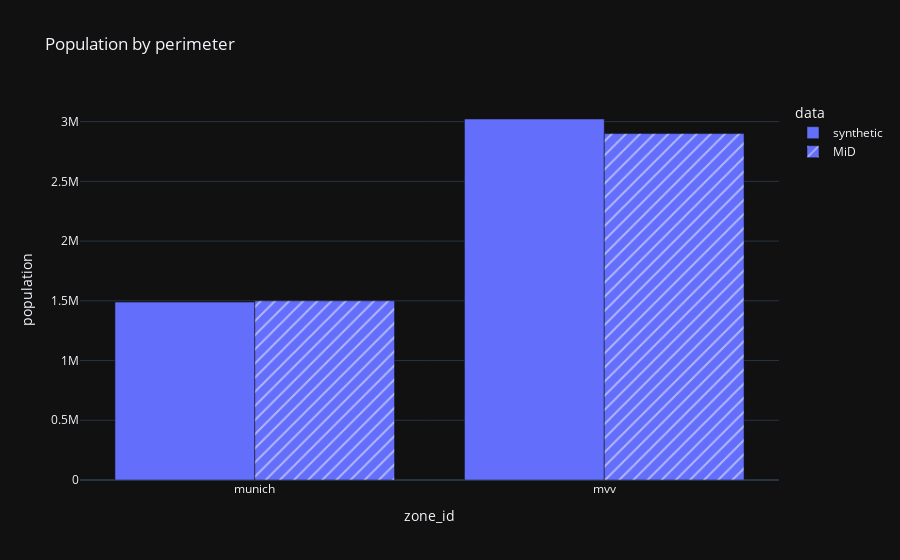

Write notebook code for a chart like this one.
### Markdown cell above
### Total population

Extracted from Chapter 1

### Code cell
df = home_zones(df_persons[["household_id"]], ["mvv", "munich"]).groupby(
    "zone_id").size().reset_index(name = "population").assign(data = "synthetic")
df["population"] /= sampling_factor

df = pd.concat([df, pd.DataFrame.from_records([
    { "zone_id": "mvv", "population": 2.9 * 1e6, "data": "MiD" },
    { "zone_id": "munich", "population": 1.5 * 1e6, "data": "MiD" },
])])

px.bar(
    df, x = "zone_id", y = "population", pattern_shape = "data", barmode = "group",
    title = "Population by perimeter"
)

### Figure 1 — Plotly figure (JSON) as saved in the notebook; plotly's stock layout.template omitted (floating-point values rounded to 4 significant figures)
{"data": [{"alignmentgroup": "True", "hovertemplate": "data=synthetic<br>zone_id=%{x}<br>population=%{y}<extra></extra>", "legendgroup": "synthetic", "marker": {"color": "#636efa", "pattern": {"shape": ""}}, "name": "synthetic", "offsetgroup": "synthetic", "orientation": "v", "showlegend": true, "textposition": "auto", "type": "bar", "x": ["munich", "mvv"], "xaxis": "x", "y": [1489400, 3022200], "yaxis": "y"}, {"alignmentgroup": "True", "hovertemplate": "data=MiD<br>zone_id=%{x}<br>population=%{y}<extra></extra>", "legendgroup": "MiD", "marker": {"color": "#636efa", "pattern": {"shape": "/"}}, "name": "MiD", "offsetgroup": "MiD", "orientation": "v", "showlegend": true, "textposition": "auto", "type": "bar", "x": ["mvv", "munich"], "xaxis": "x", "y": [2900000, 1500000], "yaxis": "y"}], "layout": {"barmode": "group", "legend": {"title": {"text": "data"}, "tracegroupgap": 0}, "title": {"text": "Population by perimeter"}, "xaxis": {"anchor": "y", "domain": [0, 1], "title": {"text": "zone_id"}}, "yaxis": {"anchor": "x", "domain": [0, 1], "title": {"text": "population"}}}}
